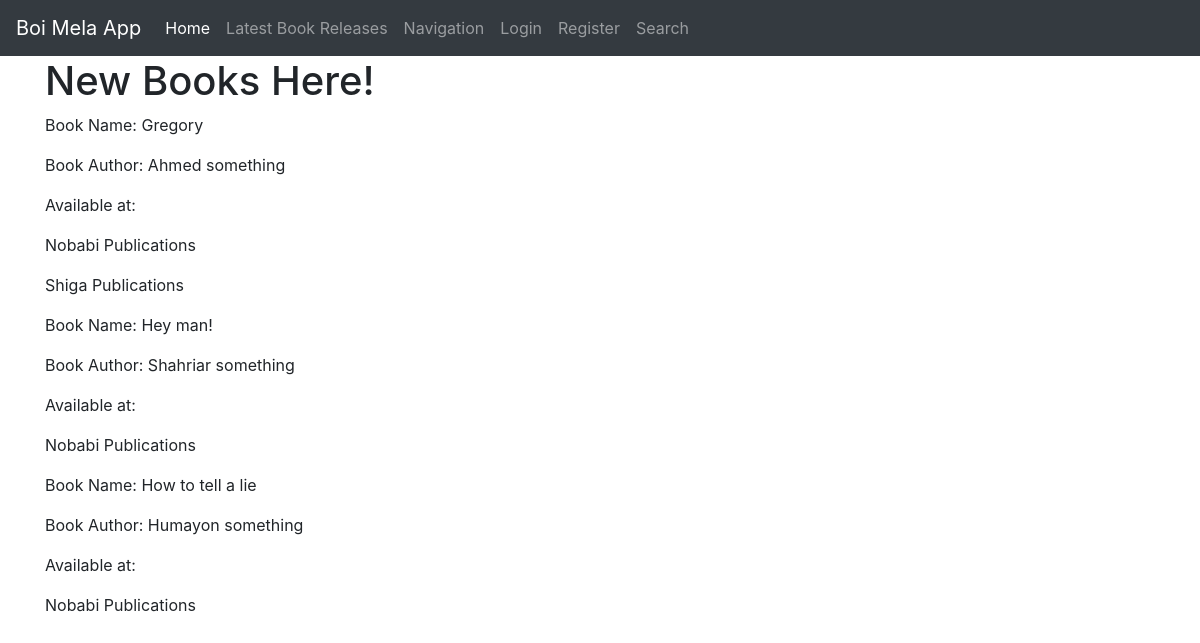
Before: /latest/ with the older database file.
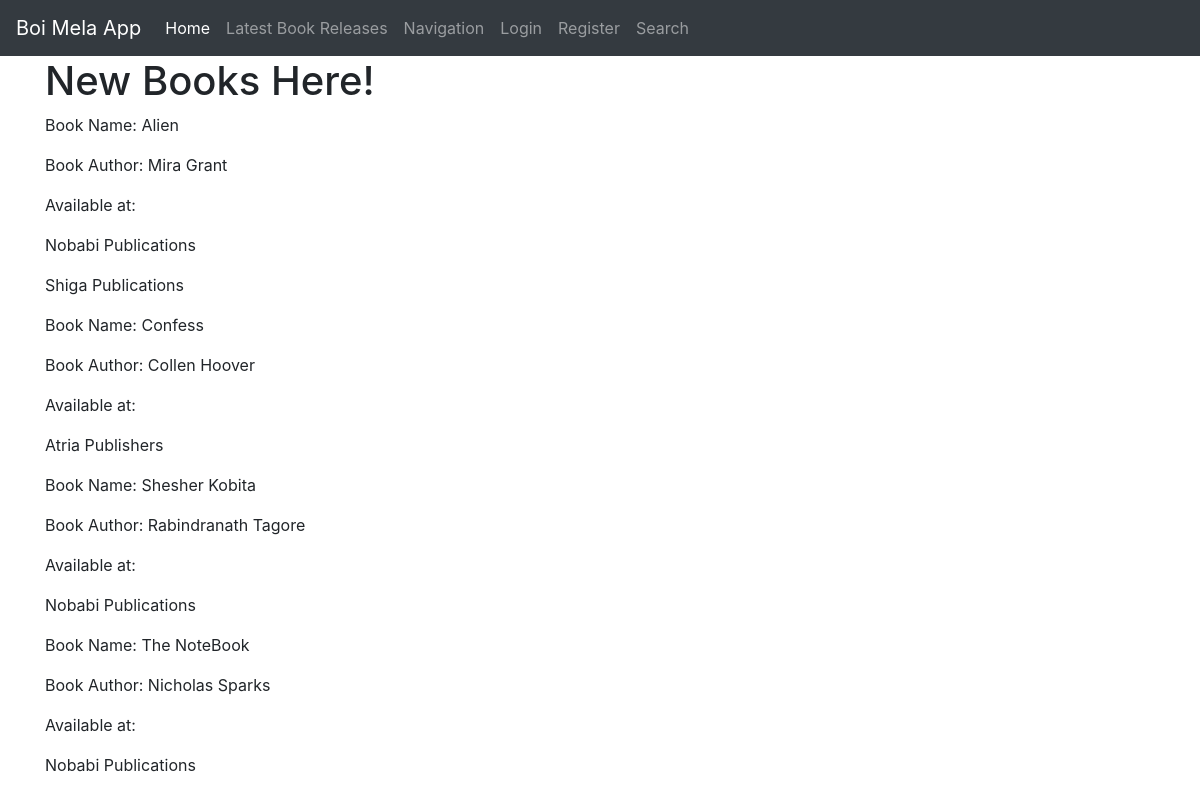
After: the same page with the newer database file.
### boimelaApp/models.py (models this page shows, shortened)
class Book(models.Model):
    SCIFI = 'SCIFI'
    ACTION = 'ACTION'
    HORROR = 'HORROR'
    ROMANTIC = 'ROMANTIC'
    NONFICTION = 'NONFICTION'
    FICTION = 'FICTION'
    CLASSIC = 'CLASSIC'
    POETRY = 'POETRY'
    THRILLER = 'THRILLER'
    MYSTERY = 'MYSTERY'
    CHILDREN = 'CHILDREN'
    BOOK_GENRES = (
        (SCIFI, 'SCI-FI'),
        (ACTION, 'ACTION'),
        (HORROR, 'HORROR'),
        (ROMANTIC, 'ROMANTIC'),
        (NONFICTION,'NONFICTION'),
        (FICTION,'FICTION'),
        (CLASSIC,'CLASSIC'),
        (POETRY,'POETRY'),
        (THRILLER,'THRILLER'),
        (MYSTERY,'MYSTERY'),
        (CHILDREN,'CHILDREN'),
    )
    book_name= models.CharField(max_length=100)
    author= models.CharField(max_length=100)
    isbn= models.IntegerField()
    book_genre= models.CharField(max_length=10, choices=BOOK_GENRES, default="Type N/A")
    release_date= models.DateField()
    stalls= models.ManyToManyField(Stall)
    class Meta:
        ordering= ('book_name',)

class Stall(models.Model):
    BOOK = 'Book'
    FOOD = 'Food'
    STALL_TYPES = (
        (BOOK, 'Book'),
        (FOOD, 'Food'),
    )
    stall_name= models.CharField(max_length=100)
    owner= models.ForeignKey(User, on_delete=models.CASCADE)
    stall_type= models.CharField(max_length=10, choices=STALL_TYPES, default="Type N/A")
    class Meta:
        ordering= ('stall_name',)

### boimelaApp/views.py (the view)
# urls.py: path('latest/', views.latest, name='boimelaApp-latest'),
def latest(request):
    book= Book.objects.all()
    return render(request, 'boimelaApp/latestbook.html', {'books':book})

### boimelaApp/templates/boimelaApp/latestbook.html
{% extends 'boimelaApp/base.html' %}
{% load static %}
{% block content %}
<h1>New Books Here!</h1>
{% if books %}
{% for book in books %}
      <p>Book Name: {{ book.book_name }}</p>
      <p>Book Author: {{ book.author }}</p>
      <p>Available at:</p>
      {% for stalls in book.stalls.all %}
      <p>{{ stalls.stall_name }}</p>
      {% endfor %}
{% endfor %}
{% endif %}
{% endblock content %}

### boimelaApp/templates/boimelaApp/base.html (shortened to what this page needs)
{% load static %}
<!DOCTYPE html>
<html>
<head>
    <link rel="stylesheet" href="https://maxcdn.bootstrapcdn.com/bootstrap/4.0.0/css/bootstrap.min.css">
</head>
<body>
    <header class="site-header">
      <nav class="navbar navbar-expand-sm bg-dark navbar-dark">
  <a class="navbar-brand" href="#">Boi Mela App</a>
  <div class="collapse navbar-collapse" id="navbarNavAltMarkup">
    <div class="navbar-nav">
      <a class="nav-item nav-link active" href="{% url 'boimelaApp-home' %}">Home <span class="sr-only">(current)</span></a>
      {% if user.is_authenticated %}
      <a class="nav-item nav-link" href="{% url 'profile' %}">{{ user.username }}'s Profile</a>
      <a class="nav-item nav-link" href="{% url 'dashboard' %}">Dashboard</a>
      <a class="nav-item nav-link" href="{% url 'logout' %}">Logout</a>
      {% else %}
      <a class="nav-item nav-link" href="{% url 'boimelaApp-latest' %}">Latest Book Releases</a>
      <a class="nav-item nav-link" href="{% url 'boimelaApp-navigation' %}">Navigation</a>
      <a class="nav-item nav-link" href="{% url 'login' %}">Login</a>
      <a class="nav-item nav-link" href="{% url 'register' %}">Register</a>
      <a class="nav-item nav-link" href="{% url 'boimelaApp-search' %}">Search</a>
      {% endif %}
    </div>
  </div>
</nav>
    </header>
    <main role="main" class="container">
      <div class="row">
        <div class="col-md-8">
        </div>
      </div>
      {% block content %}
      {% endblock %}
    </main>
</body>
</html>

Changed rows visible on the page:
changed Book: book_name "Gregory" → "Alien"; author "Ahmed something" → "Mira Grant"
added Book: book_name "Confess", author "Collen Hoover"
added Stall: stall_name "Atria Publishers", shown under "Confess"
changed Book: book_name "How to tell a lie" → "Shesher Kobita"; author "Humayon something" → "Rabindranath Tagore"; moves up the list
changed Book: book_name "Hey man!" → "The NoteBook"; author "Shahriar something" → "Nicholas Sparks"
